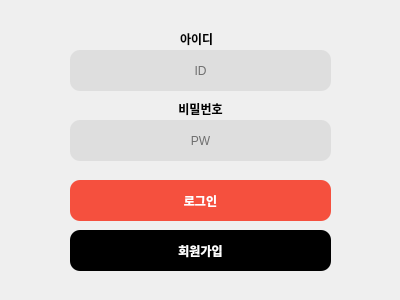
<?xml version="1.0" encoding="UTF-8"?>
<ui version="4.0">
 <class>Dialog</class>
 <widget class="QDialog" name="Dialog">
  <property name="geometry">
   <rect>
    <x>0</x>
    <y>0</y>
    <width>400</width>
    <height>300</height>
   </rect>
  </property>
  <property name="windowTitle">
   <string>로그인</string>
  </property>
  <widget class="QLineEdit" name="idText">
   <property name="geometry">
    <rect>
     <x>70</x>
     <y>50</y>
     <width>261</width>
     <height>41</height>
    </rect>
   </property>
   <property name="toolTip">
    <string/>
   </property>
   <property name="whatsThis">
    <string/>
   </property>
   <property name="styleSheet">
    <string notr="true">QLineEdit{
border-radius:10px;
background-color:#dedede;
}
QLineEdit:focus{
border:1.5px solid #000;
}</string>
   </property>
   <property name="text">
    <string/>
   </property>
   <property name="alignment">
    <set>Qt::AlignCenter</set>
   </property>
   <property name="placeholderText">
    <string>ID</string>
   </property>
  </widget>
  <widget class="QLineEdit" name="pwText">
   <property name="geometry">
    <rect>
     <x>70</x>
     <y>120</y>
     <width>261</width>
     <height>41</height>
    </rect>
   </property>
   <property name="styleSheet">
    <string notr="true">QLineEdit{
border-radius:10px;
background-color:#dedede;
}
QLineEdit:focus{
border:1.5px solid #000;
}</string>
   </property>
   <property name="alignment">
    <set>Qt::AlignCenter</set>
   </property>
   <property name="placeholderText">
    <string>PW</string>
   </property>
  </widget>
  <widget class="QPushButton" name="loginBtn">
   <property name="geometry">
    <rect>
     <x>70</x>
     <y>180</y>
     <width>261</width>
     <height>41</height>
    </rect>
   </property>
   <property name="styleSheet">
    <string notr="true">QPushButton{
border:none;
border-radius:10px;
background-color:#f5503e;
color:#fff;
font-weight:500;
}
QPushButton:hover{
border:2px solid #fff;
}</string>
   </property>
   <property name="text">
    <string>로그인</string>
   </property>
  </widget>
  <widget class="QPushButton" name="joinBtn">
   <property name="geometry">
    <rect>
     <x>70</x>
     <y>230</y>
     <width>261</width>
     <height>41</height>
    </rect>
   </property>
   <property name="styleSheet">
    <string notr="true">QPushButton{
border:none;
border-radius:10px;
background-color:#000;
color:#fff;
font-weight:500;
}
QPushButton:hover{
border:2px solid #fff;
}</string>
   </property>
   <property name="text">
    <string>회원가입</string>
   </property>
  </widget>
  <widget class="QLabel" name="label">
   <property name="geometry">
    <rect>
     <x>180</x>
     <y>30</y>
     <width>41</width>
     <height>17</height>
    </rect>
   </property>
   <property name="styleSheet">
    <string notr="true">font-weight:500;</string>
   </property>
   <property name="text">
    <string>아이디</string>
   </property>
  </widget>
  <widget class="QLabel" name="label_2">
   <property name="geometry">
    <rect>
     <x>170</x>
     <y>100</y>
     <width>61</width>
     <height>17</height>
    </rect>
   </property>
   <property name="styleSheet">
    <string notr="true">font-weight:500;</string>
   </property>
   <property name="text">
    <string>비밀번호</string>
   </property>
   <property name="alignment">
    <set>Qt::AlignCenter</set>
   </property>
  </widget>
 </widget>
 <resources/>
 <connections/>
</ui>
